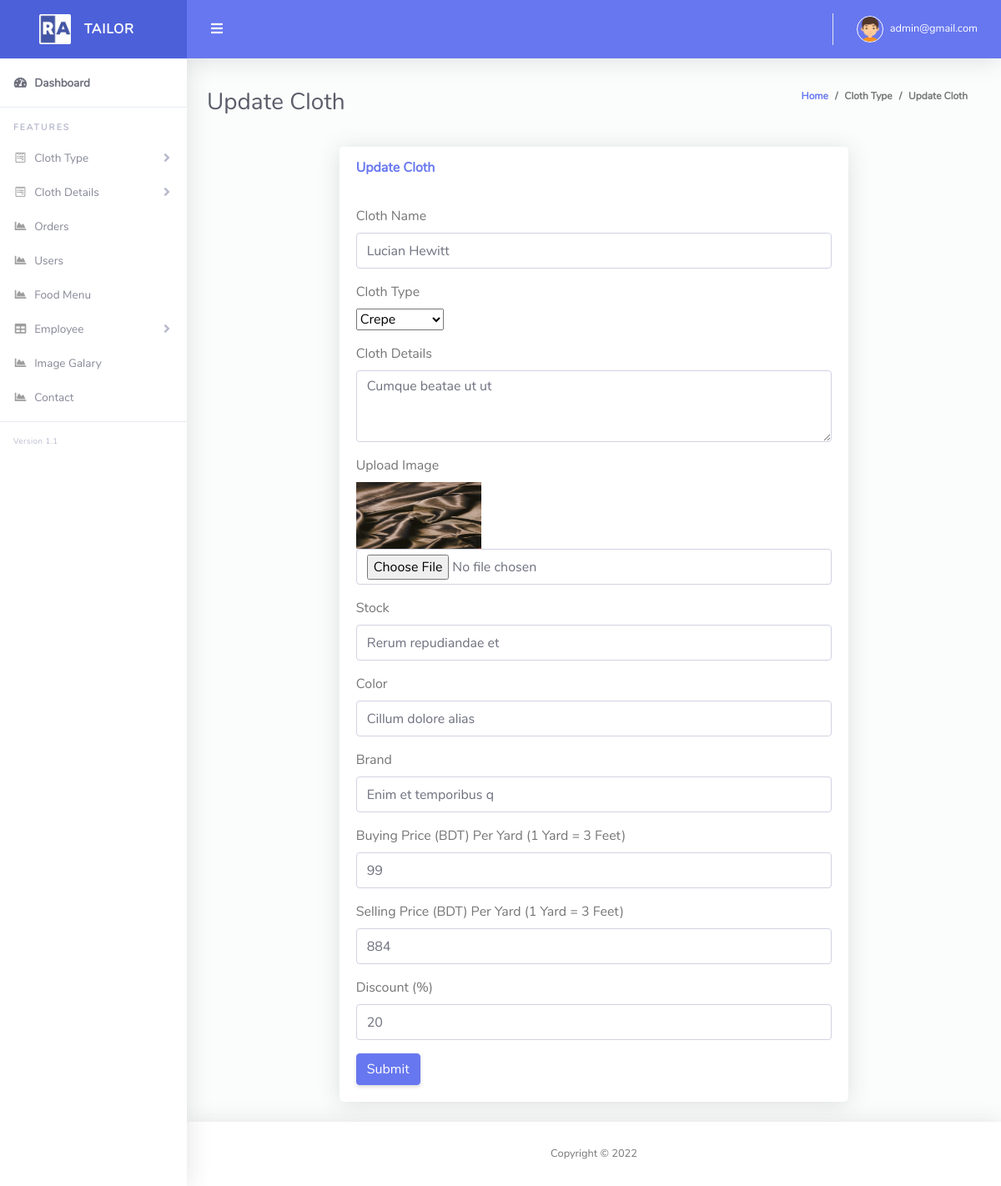
The page /admin/edit_cloth.php?clothid=15 (signed in) on the database its author committed.
### tables this page shows
CREATE TABLE `tbl_cloth` (
  `id` int(11) NOT NULL,
  `name` varchar(255) NOT NULL,
  `type` int(11) NOT NULL,
  `details` text NOT NULL,
  `image` varchar(255) NOT NULL,
  `stock` varchar(255) NOT NULL,
  `color` varchar(255) NOT NULL,
  `brand` varchar(255) NOT NULL,
  `buying_price` int(11) NOT NULL,
  `selling_price` int(11) NOT NULL,
  `discount` int(11) NOT NULL,
  `created_at` timestamp NOT NULL DEFAULT current_timestamp(),
  `soft_delete` tinyint(4) NOT NULL DEFAULT 0
);

CREATE TABLE `cloth_type` (
  `id` int(11) NOT NULL,
  `name` varchar(255) NOT NULL
);

### Classes/DB.php (called while the page is built, shortened)
<?php
class DB
{
    public function connect(){
        $this->conn = new mysqli("localhost","root","","tailor_shop");
        if ($this->conn->connect_error) {
          die("Connection failed: " . $this->conn->connect_error);
        }
        else{
            return $msg =  "connected";
        }
    }
}
?>

### Classes/ClothClass.php (called while the page is built, shortened)
<?php
include_once 'db.php';
class ClothClass extends DB
{
    public function viewSingleCloth($clothid){
        $query  = "SELECT * FROM tbl_cloth WHERE id='$clothid'";
        $result = $this->conn->query($query);
        return $result;
    }
	public function select($query){
		$result = $this->conn->query($query) or die($this->conn->error.__LINE__);
		if($result->num_rows > 0){
			return $result;
		} else {
			return false;
		}
	}
}
?>

### admin/edit_cloth.php (the view, shortened to what this page needs)
<?php include 'layouts/header.php';
$clothid = "";
if($_GET['clothid']==NULL || !isset($_GET['clothid'])){
	"<script>window.location = 'all_cloth.php'; </script>";
}else{
	$clothid = $_GET['clothid'];
}
?>
<div class="container-fluid" id="container-wrapper">
  <div class="d-sm-flex align-items-center justify-content-between mb-4">
    <h1 class="h3 mb-0 text-gray-800">Update Cloth</h1>
    <ol class="breadcrumb">
      <li class="breadcrumb-item"><a href="index.php">Home</a></li>
      <li class="breadcrumb-item">Cloth Type</li>
      <li class="breadcrumb-item active" aria-current="page">Update Cloth</li>
    </ol>
  </div>
  <div class="row">
      <div class="col-lg-2"></div>
    <div class="col-lg-8">
      <div class="card mb-4">
        <div class="card-header py-3 d-flex flex-row align-items-center justify-content-between">
          <h6 class="m-0 font-weight-bold text-primary">Update Cloth</h6>
        </div>
        <div class="card-body">
          <form method="POST" enctype="multipart/form-data">
            <?php
                $view = $cloth->viewSingleCloth($clothid);
                if($view){
                    while($value = $view->fetch_assoc()){
            ?>
            <div class="form-group">
              <label>Cloth Name</label>
              <input name="name" type="text" class="form-control" value="<?php echo $value['name'];?>">
            </div>
            <div class="form-group">
              <label>Cloth Type</label><br>
              <select id="select" name="type">
                <?php
                    $query = "select * from cloth_type";
                    $type = $cloth -> select($query);
                    if($type){
                        while($result = $type->fetch_assoc()){
                ?>
                <option
                <?php
                    if($value['type'] == $result['id']){ ?>
                        selected = "selected"
                <?php } ?>
                  value="<?php echo $result['id'];?>"><?php echo $result['name'];?></option>
                <?php } } ?>
              </select>
            </div>
            <div class="form-group">
              <label>Cloth Details</label>
              <textarea name="details" class="form-control" id="exampleFormControlTextarea1" rows="3"><?php echo $value['details'];?></textarea>
            </div>
            <div class="form-group">
              <label>Upload Image</label>
              <br>
              <td>
                <img src="<?php echo $value['image'];?>" height="80px" width="150px"/></br>
                <input type="file" name="image" class="form-control" placeholder="Enter Image" min="0" />
              </td>
            </div>
            <div class="form-group">
              <label>Stock</label>
              <input name="stock" type="text" class="form-control" value="<?php echo $value['stock'];?>">
            </div>
            <div class="form-group">
              <label>Color</label>
              <input name="color" type="text" class="form-control" value="<?php echo $value['color'];?>">
            </div>
            <div class="form-group">
              <label>Brand</label>
              <input name="brand" type="text" class="form-control" value="<?php echo $value['brand'];?>">
            </div>
            <div class="form-group">
              <label>Buying Price (BDT) Per Yard (1 Yard = 3 Feet)</label>
              <input name="buying_price" type="number" class="form-control" value="<?php echo $value['buying_price'];?>" min="0">
            </div>
            <div class="form-group">
              <label>Selling Price (BDT) Per Yard (1 Yard = 3 Feet)</label>
              <input name="selling_price" type="number" class="form-control" value="<?php echo $value['selling_price'];?>" min="0">
            </div>
            <div class="form-group">
              <label>Discount (%)</label>
              <input name="discount" type="number" min="0" step="1"  class="form-control" value="<?php echo $value['discount'];?>">
            </div>
            <?php }} ?>
            <button type="submit" class="btn btn-primary">Submit</button>
          </form>
        </div>
      </div>
    </div>
  </div>
</div>
<?php include 'layouts/footer.php';?>

### rows shown on the page
tbl_cloth: name "Lucian Hewitt", type "Crepe", details "Cumque beatae ut ut", image (picture), stock "Rerum repudiandae et", color "Cillum dolore alias", brand "Enim et temporibus q", buying_price "99", selling_price "884", discount "20"

### other values the page prints
$_SESSION['email'] "admin@gmail.com"
